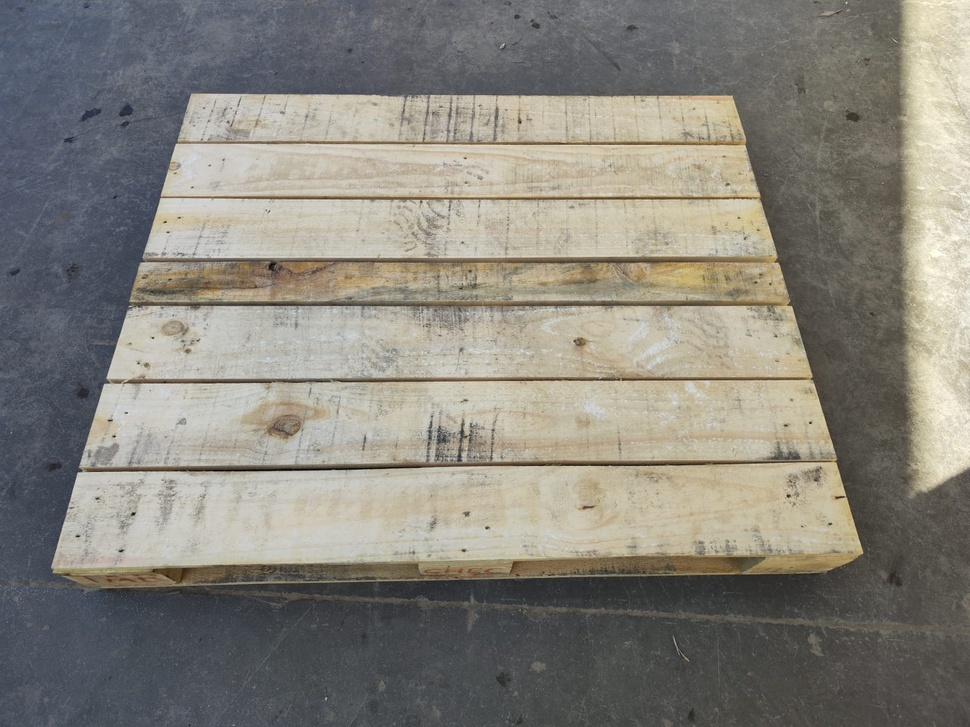
#> input picture PerspectiveModule/P_A8.jpeg, 970 x 727 px, shrunk from 1600 x 1200 before the run
$ python Perspective.py
#> lines starting #> are read from the running program, lines starting #| are printed output that depends on the picture; after the words box and inside, x2 and y2 are one past the last pixel; in counts of white or black regions, pixels touching at a corner belong together
import cv2
import numpy as np

# Carga la imagen
img = cv2.imread('P_A8.jpeg')
#> img is the input picture: shape (727, 970, 3); mean B, G, R 123.7, 132.1, 135.1

# Convierte la imagen a YCrCb
ycrcb = cv2.cvtColor(img, cv2.COLOR_BGR2YCrCb)
#> ycrcb: shape (727, 970, 3); mean of channels 0, 1, 2 132.1, 130.2, 123.3

# Extrae el canal Y (luminancia)
y_channel = ycrcb[:, :, 0]
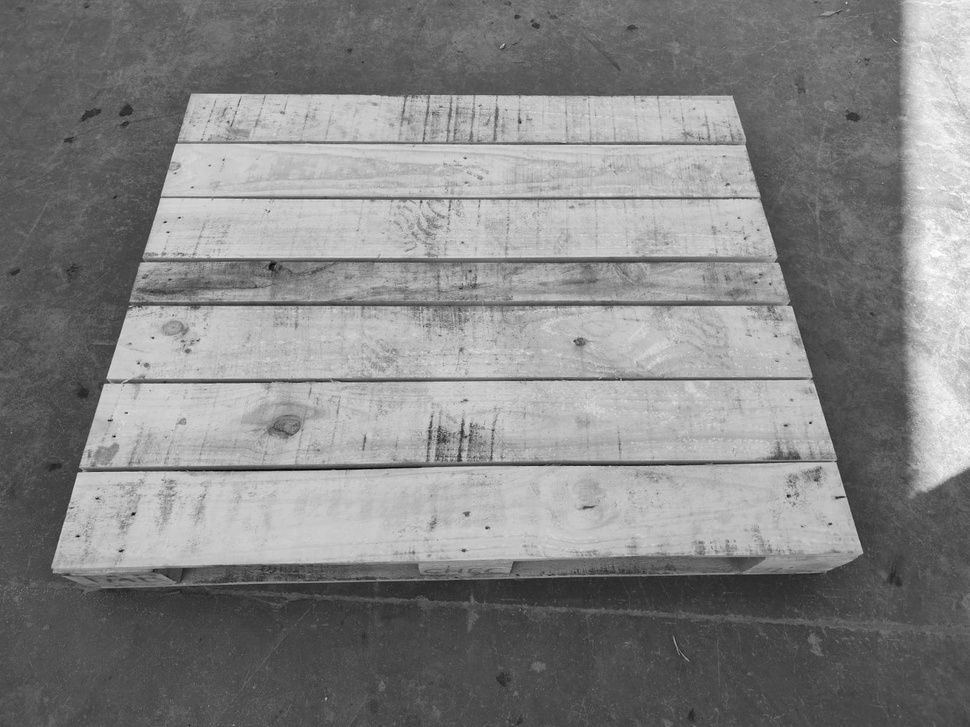
#> y_channel: shape (727, 970); min 1, max 253, mean 132.1

# Aplica umbralización para separar el fondo del objeto
_, thresholded = cv2.threshold(y_channel, 150, 200, cv2.THRESH_BINARY)
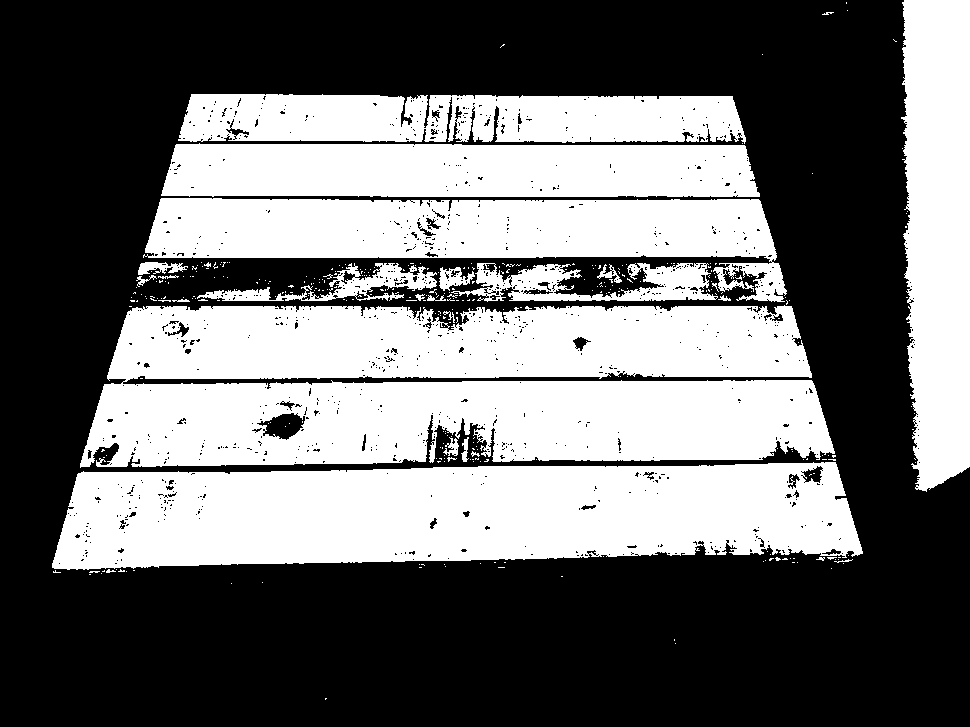
#> thresholded: shape (727, 970); values 0 (black) and 200 (white), 43.2% white; 348 white regions (320 under 20 px)

# Encuentra el contorno del objeto después de eliminar el fondo
contours, _ = cv2.findContours(thresholded, cv2.RETR_EXTERNAL, cv2.CHAIN_APPROX_SIMPLE)
#> contours = 335 contours, 318 with area under 20; largest, box (x1, y1, x2, y2) and area: (80, 305, 835, 468) 101900, (52, 462, 863, 570) 71282, (143, 198, 787, 302) 36476, (161, 143, 760, 197) 29758, (901, 0, 970, 492) 29200

# Dibuja los contornos en una imagen en blanco
result = np.zeros_like(img)
cv2.drawContours(result, contours, -1, (0, 255, 0), 2)  # Dibuja los contornos en verde
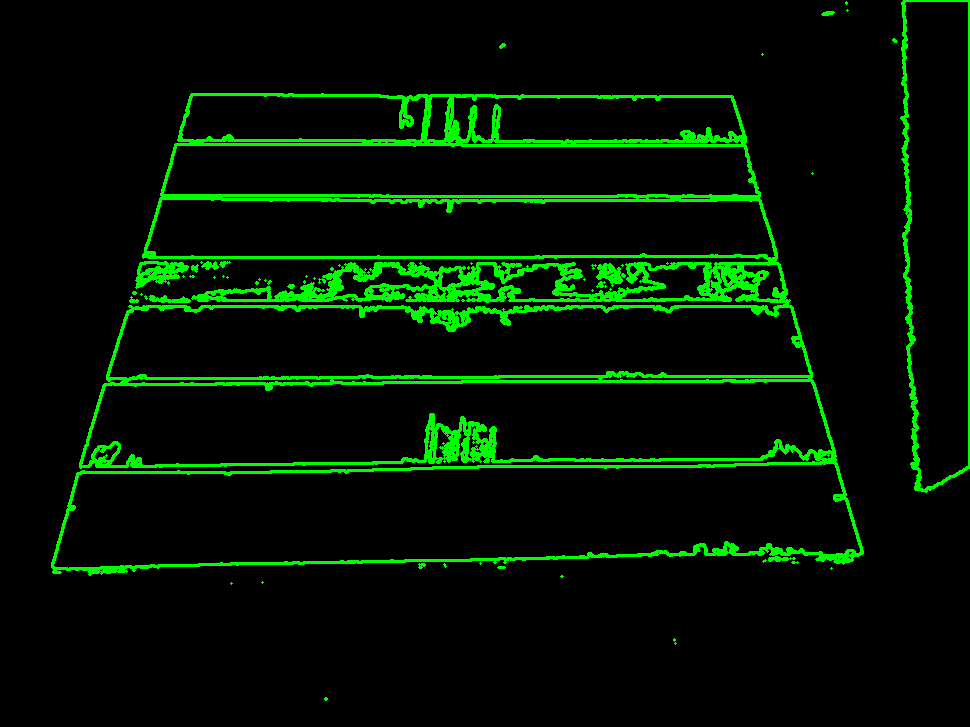
#> result: shape (727, 970, 3); mean of channels 0, 1, 2 0, 18.3, 0; drawn as B, G, R

# Muestra la imagen con el fondo eliminado
cv2.imshow("Fondo Eliminado", result)

# Detectar esquinas con Harris en la imagen filtrada
corners = cv2.cornerHarris(thresholded, 2, 3, 0.04)  # Túneles de detección y otros parámetros
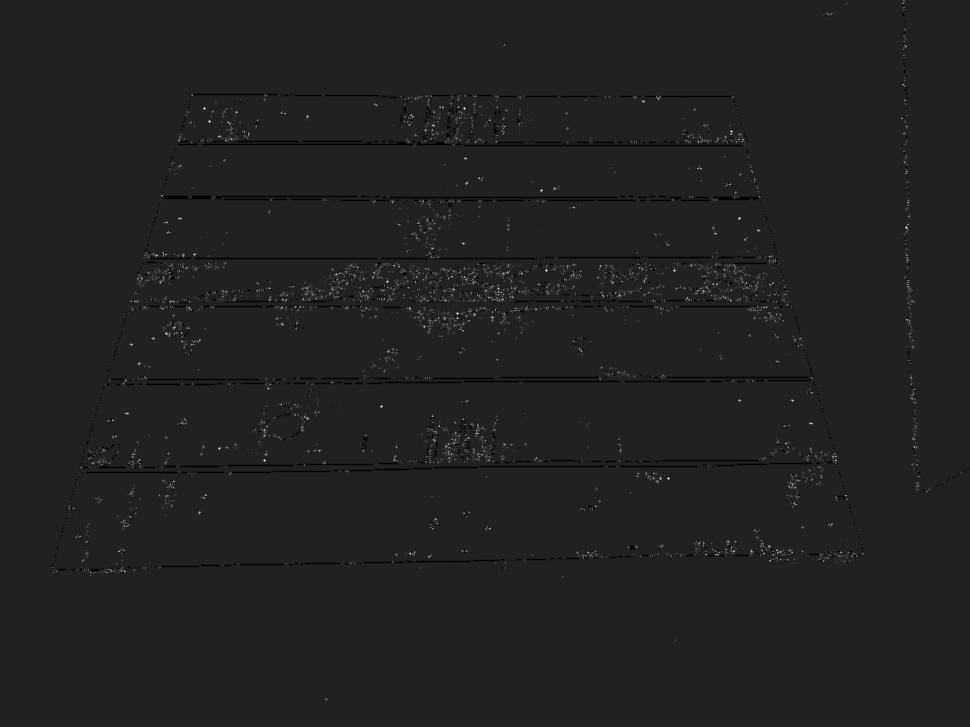
#> corners: shape (727, 970) float32; min -0.0151, max 0.101, mean 0.000106; drawn with min black and max white

# Dilatar los puntos de esquina para una mejor visualización
corners = cv2.dilate(corners, None)
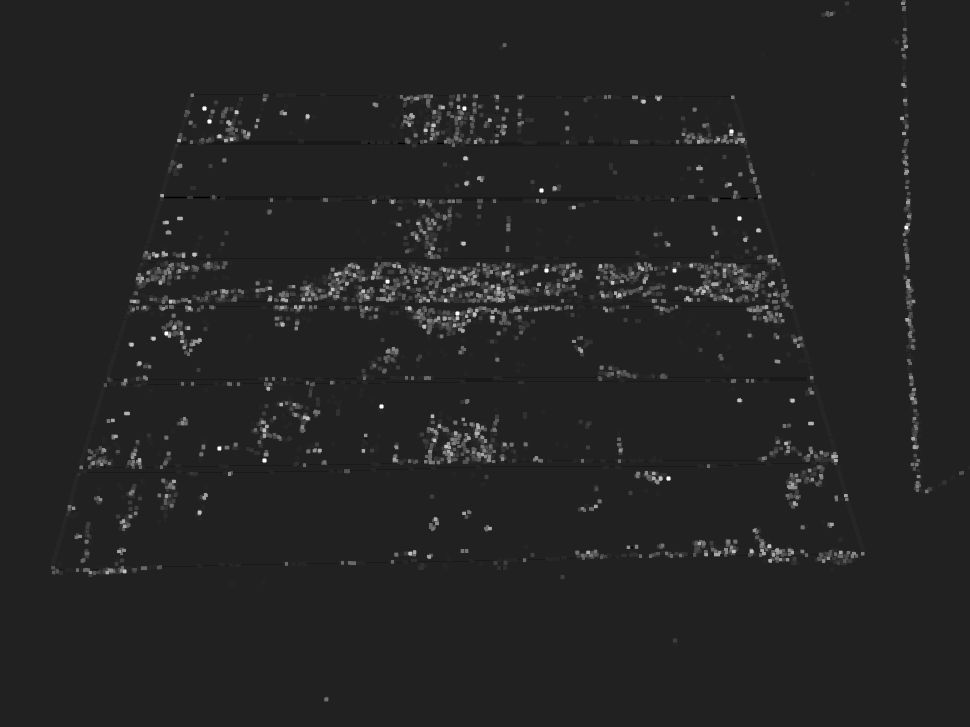
#> corners: shape (727, 970) float32; min -0.0151, max 0.101, mean 0.00142; drawn with min black and max white

# Marcar las esquinas en la imagen filtrada
img[corners > 0.01 * corners.max()] = [0, 0, 255]  # Marcar esquinas en rojo
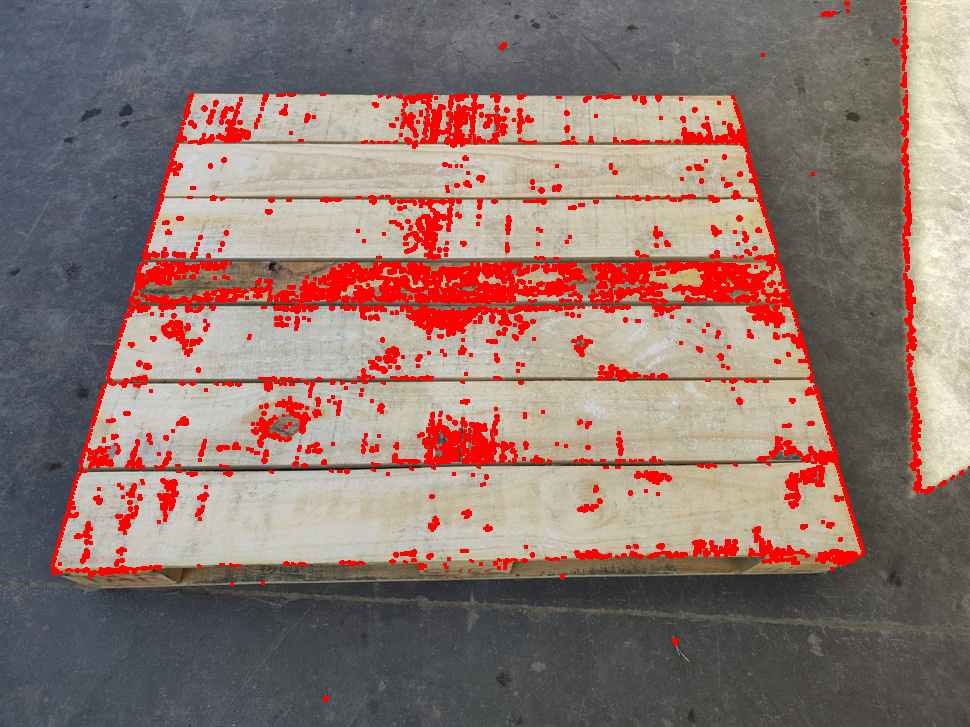
#> img: shape (727, 970, 3); 8.73% of pixels changed, all inside (x1, y1, x2, y2) = (51, 0, 970, 702)

# Muestra la imagen con las esquinas marcadas
cv2.imshow("Esquinas Detectadas", img)

cv2.waitKey(0)
cv2.destroyAllWindows()

$ run again, with PerspectiveModule/andina.jpeg copied over PerspectiveModule/P_A8.jpeg
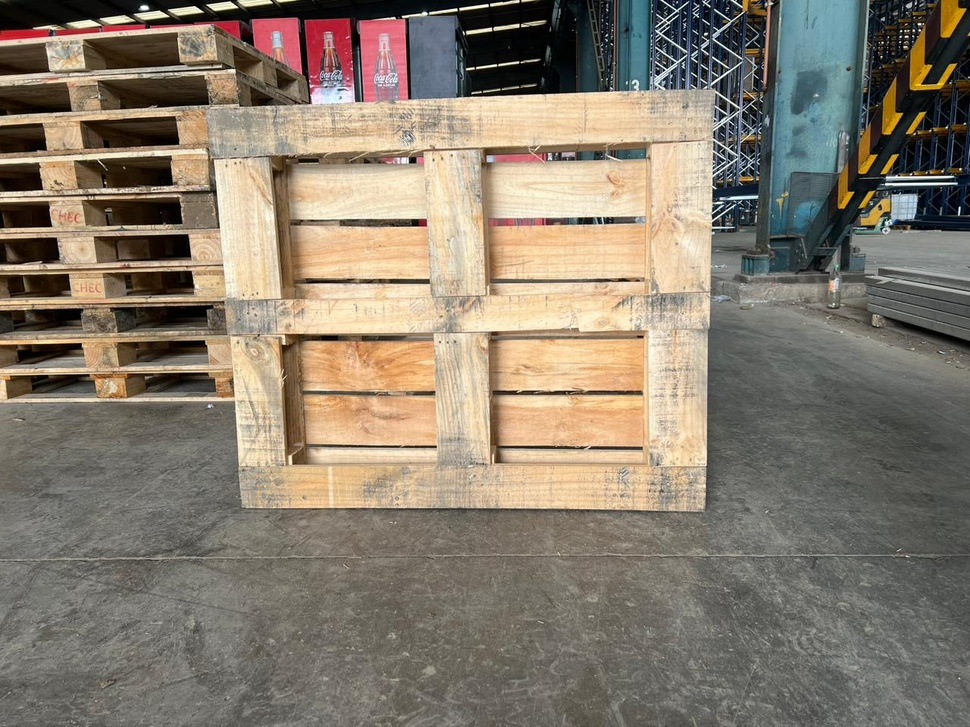
#> input picture PerspectiveModule/andina.jpeg, 970 x 727 px, shrunk from 1280 x 960 before the run
#> img is the input picture: shape (727, 970, 3); mean B, G, R 109.4, 124.2, 134.4
#> ycrcb: shape (727, 970, 3); mean of channels 0, 1, 2 125.6, 134.3, 118.9
#> `_, thresholded = cv2.threshold(y_channel, 150, 200, cv2.THRESH_BINARY)`:
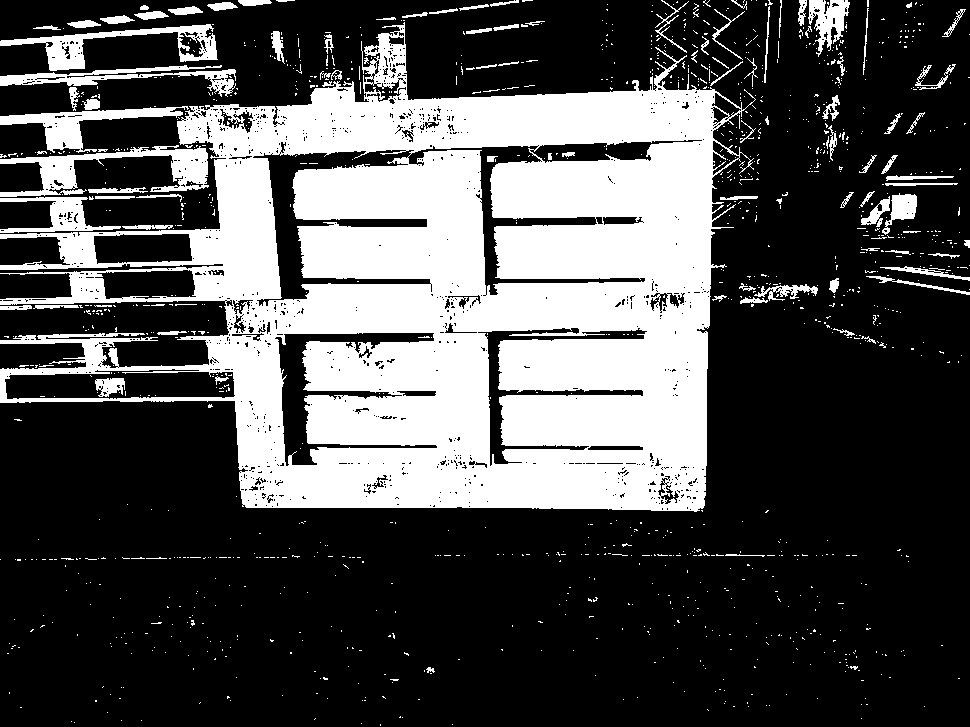
#> thresholded: shape (727, 970); values 0 (black) and 200 (white), 30.8% white; 1260 white regions (1157 under 20 px)
#> contours = 1169 contours, 1101 with area under 20; largest, box (x1, y1, x2, y2) and area: (0, 22, 756, 512) 224828, (0, 145, 209, 197) 3450, (0, 24, 218, 71) 3010, (0, 106, 189, 153) 2411, (0, 65, 236, 97) 1888
#> `img[corners > 0.01 * corners.max()] = [0, 0, 255]`:
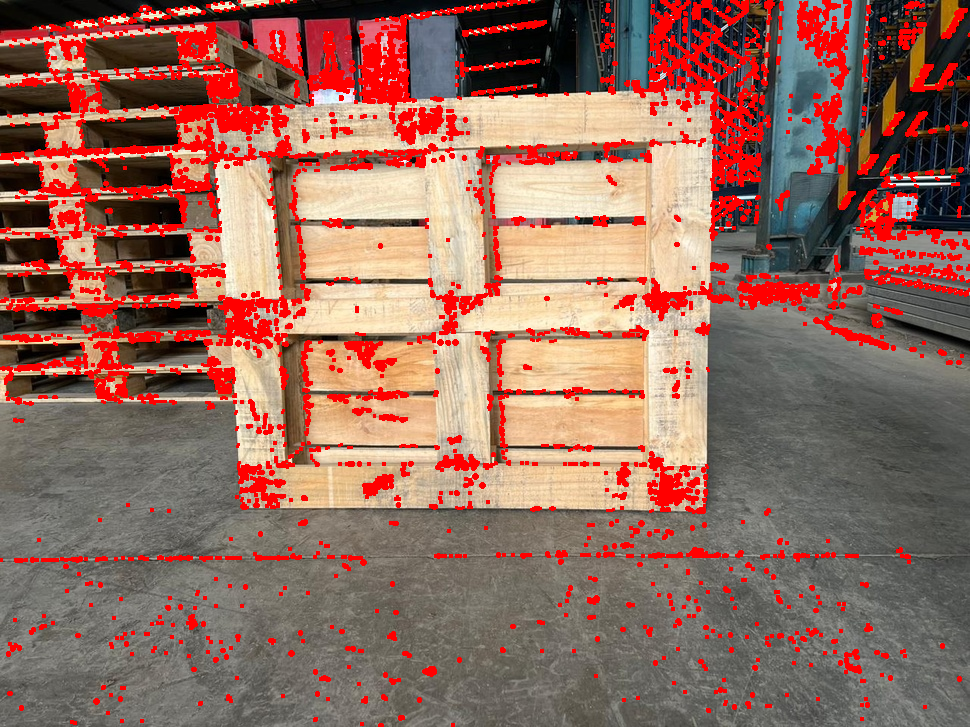
#> img: shape (727, 970, 3); 12.91% of pixels changed, all inside (x1, y1, x2, y2) = (0, 0, 970, 727)

$ run again, with PerspectiveModule/pallet.jpeg copied over PerspectiveModule/P_A8.jpeg
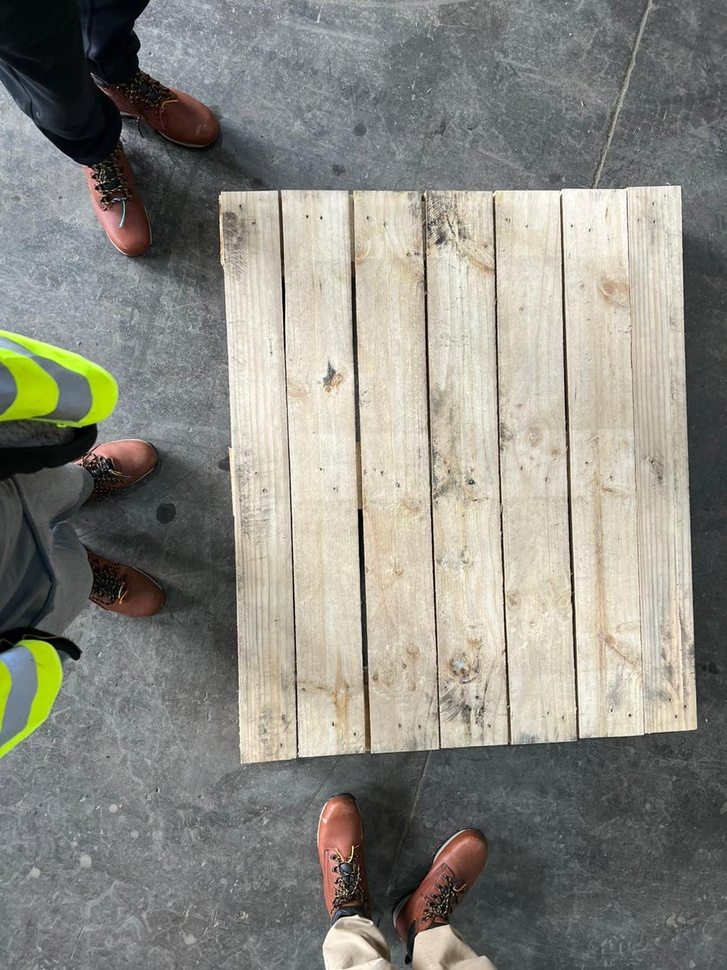
#> input picture PerspectiveModule/pallet.jpeg, 727 x 970 px, shrunk from 960 x 1280 before the run
#> img is the input picture: shape (970, 727, 3); mean B, G, R 130.1, 137.9, 139.2
#> ycrcb: shape (970, 727, 3); mean of channels 0, 1, 2 137.4, 129.3, 123.8
#> `_, thresholded = cv2.threshold(y_channel, 150, 200, cv2.THRESH_BINARY)`:
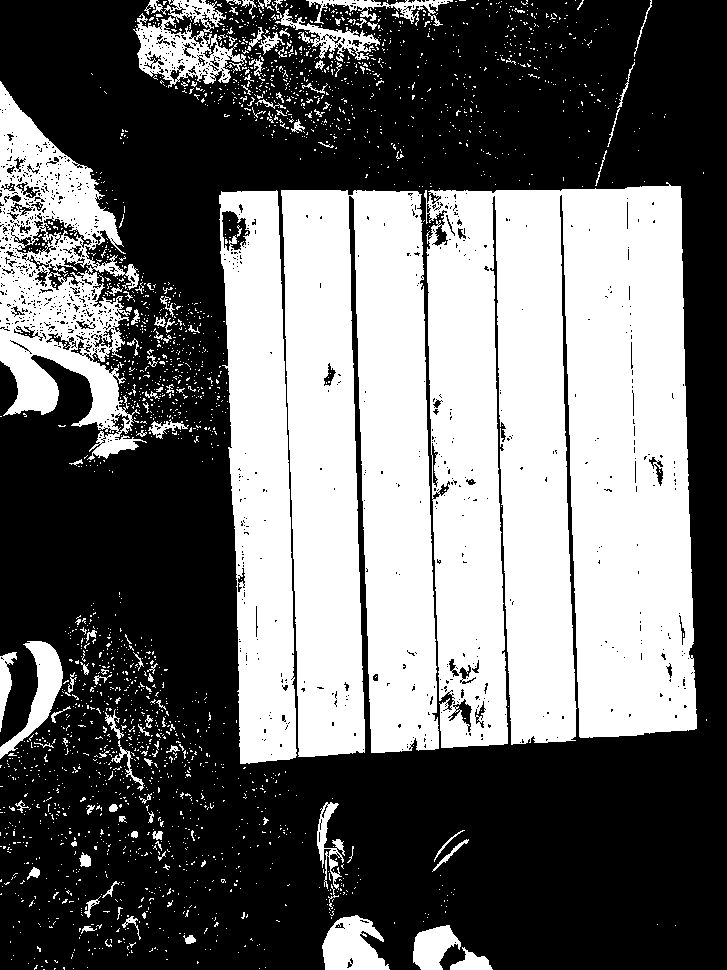
#> thresholded: shape (970, 727); values 0 (black) and 200 (white), 41.6% white; 2456 white regions (2333 under 20 px)
#> contours = 2389 contours, 2324 with area under 20; largest, box (x1, y1, x2, y2) and area: (424, 182, 697, 748) 135347, (281, 190, 439, 757) 73908, (219, 190, 297, 764) 31809, (0, 81, 147, 460) 28321, (133, 0, 247, 88) 4830
#> `img[corners > 0.01 * corners.max()] = [0, 0, 255]`:
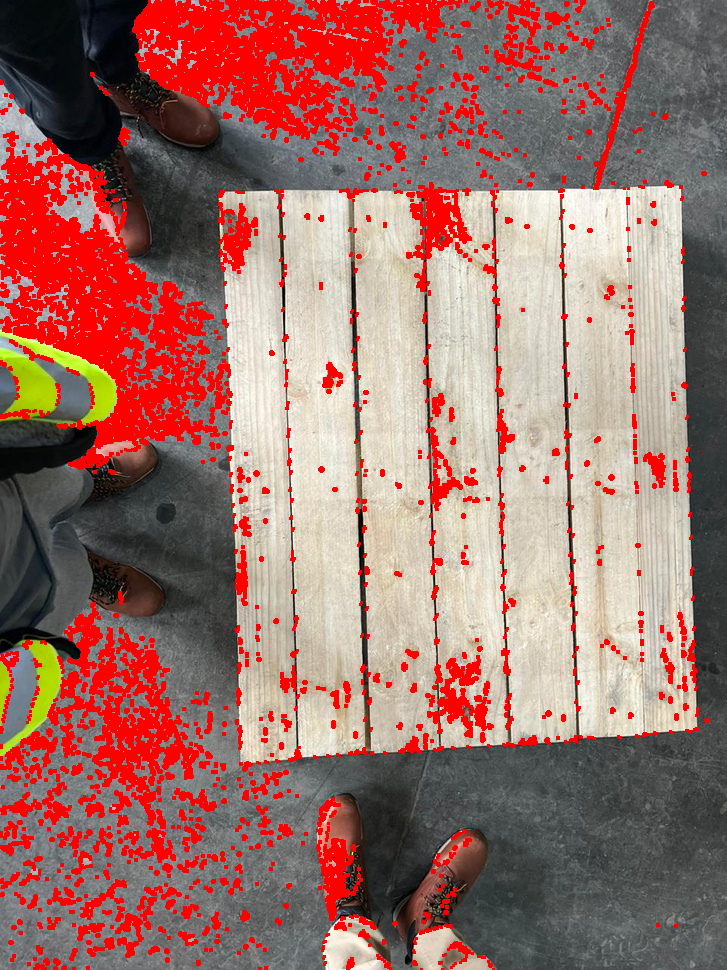
#> img: shape (970, 727, 3); 16.82% of pixels changed, all inside (x1, y1, x2, y2) = (0, 0, 710, 970)
